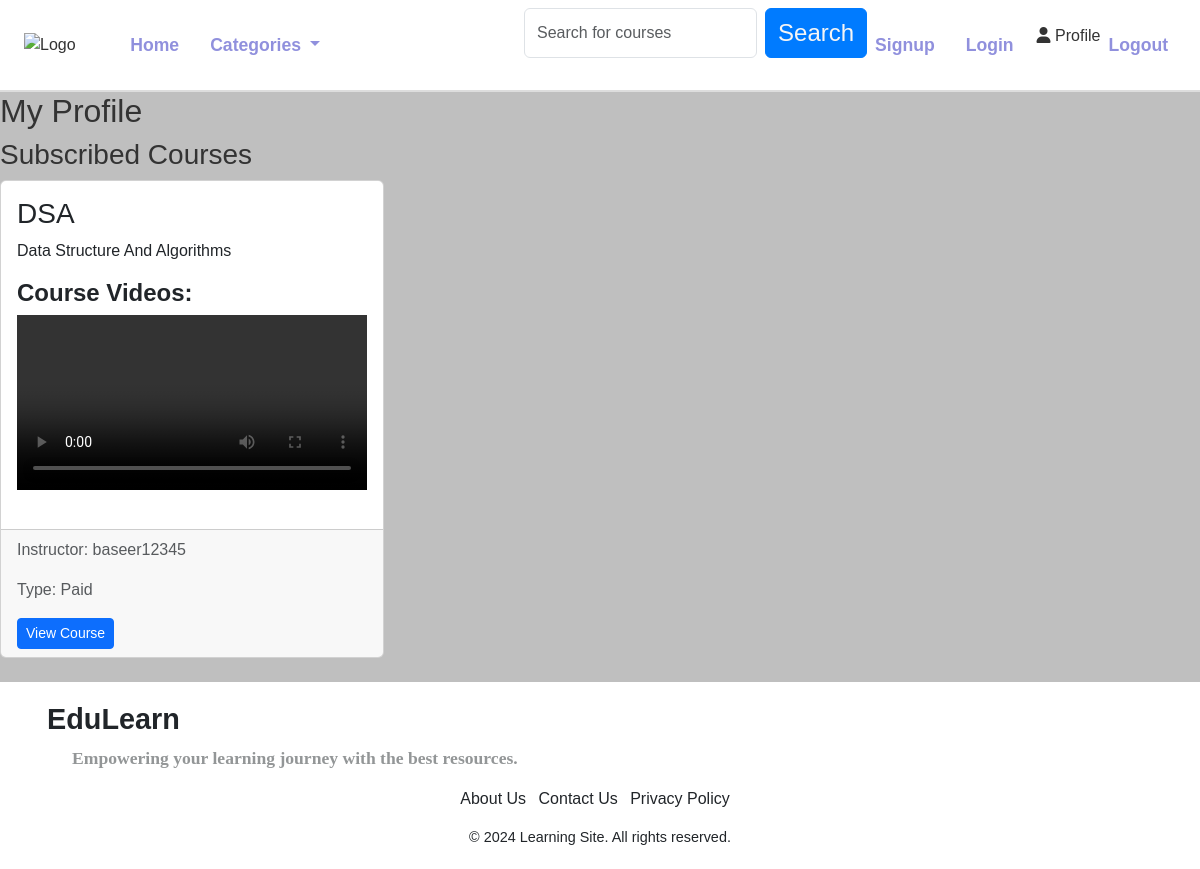
The app's page /profile/ (signed in) with its own data.
### course_instructor/models.py (models this page shows)
class Course(models.Model):
    COURSE_TYPE_CHOICES = [
        ('paid', 'Paid'),
        ('unpaid', 'Unpaid'),
    ]
    title = models.CharField(max_length=255)
    description = models.TextField()
    duration = models.DurationField(default=timedelta(days=30))
    instructor = models.ForeignKey(User, on_delete=models.CASCADE, related_name='courses_taught')
    course_type = models.CharField(max_length=10, choices=COURSE_TYPE_CHOICES, default='unpaid')
    created_at = models.DateTimeField(auto_now_add=True)
    updated_at = models.DateTimeField(auto_now=True)
    price = models.DecimalField(max_digits=10, decimal_places=2, default=0.00)  # New attribute

### main/views.py (the view)
# urls.py: path('profile/', views.User_Profile, name='user_profile'),
def User_Profile(request):
    if request.user.profile_main.role == 'learner':
        subscriptions = Subscription.objects.filter(user=request.user)
        courses = Course.objects.filter(title__in=[sub.course_title for sub in subscriptions])
    else:
        courses = Course.objects.all()
    return render(request, 'profile.html', {'courses': courses})

### template/profile.html (shortened to what this page needs)
{% extends 'layout.html' %}
{% block content %}
<h2>My Profile</h2>
{% if user.profile_main.role == 'learner' %}
    <h3>Subscribed Courses</h3>
    <div class="row">
        {% for course in courses %}
        <div class="col-md-4 mb-4">
            <div class="card h-100">
                <div class="card-body">
                    <h3 class="card-title">{{ course.title }}</h3>
                    <p class="card-text">{{ course.description|truncatewords:20 }}</p>
                    <h5>Course Videos:</h5>
                    {% with course.contents.all|default_if_none:""|slice:":1" as first_video %}
                    {% if first_video %}
                    <div>
                        <video width="100%" controls>
                            <source src="{{ first_video.0.video.url }}" type="video/mp4">
                        </video>
                    </div>
                    {% endif %}
                    {% endwith %}
                </div>
                <div class="card-footer text-muted">
                    <p>Instructor: {{ course.instructor }}</p>
                    <p>Type: {{ course.get_course_type_display }}</p>
                    <a href="{% url 'course_detail' course.id %}" class="btn btn-primary btn-sm">View Course</a>
                </div>
            </div>
        </div>
        {% empty %}
        <p class="text-center col-12">You have not subscribed to any courses yet.</p>
        {% endfor %}
    </div>
{% else %}
    <p>This page is only for learners.</p>
{% endif %}
{% endblock %}

### static/style.css (style rules this page uses)
body { font-family: Arial, sans-serif; margin: 0; padding: 0; background-color: #f4f4f4; color: #333; }
h5 { font-size: 1.5rem; font-weight: bold; }
p { font-size: 1rem; }
body { font-family: 'Arial', sans-serif; background-color: rgb(191, 191, 191); margin: 0; padding: 0; }

### records on screen
Course: title "DSA", description "Data Structure And Algorithms", instructor "baseer12345", course_type "Paid"
